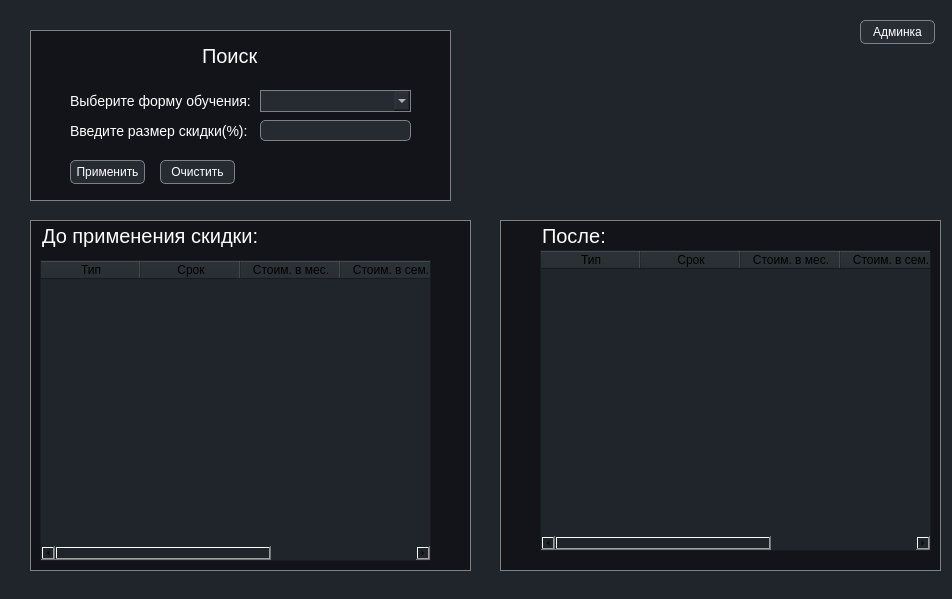
<?xml version="1.0" encoding="UTF-8"?>
<ui version="4.0">
 <class>MainWindow</class>
 <widget class="QMainWindow" name="MainWindow">
  <property name="geometry">
   <rect>
    <x>0</x>
    <y>0</y>
    <width>952</width>
    <height>599</height>
   </rect>
  </property>
  <property name="windowTitle">
   <string>MainWindow</string>
  </property>
  <property name="styleSheet">
   <string notr="true">background-color: rgb(32,37,43);</string>
  </property>
  <widget class="QWidget" name="centralwidget">
   <widget class="QLabel" name="label">
    <property name="geometry">
     <rect>
      <x>30</x>
      <y>30</y>
      <width>421</width>
      <height>171</height>
     </rect>
    </property>
    <property name="styleSheet">
     <string notr="true">background-color: rgba(14,15,20, 0.75);
border: 1px solid gray;</string>
    </property>
    <property name="text">
     <string/>
    </property>
   </widget>
   <widget class="QPushButton" name="pushButton_apply">
    <property name="geometry">
     <rect>
      <x>70</x>
      <y>160</y>
      <width>75</width>
      <height>24</height>
     </rect>
    </property>
    <property name="styleSheet">
     <string notr="true">background-color: rgba(43,48,55, 0.8);
border: 1px solid gray;
border-radius: 5px;
color: white;</string>
    </property>
    <property name="text">
     <string>Применить</string>
    </property>
   </widget>
   <widget class="QLabel" name="label_2">
    <property name="geometry">
     <rect>
      <x>160</x>
      <y>40</y>
      <width>141</width>
      <height>31</height>
     </rect>
    </property>
    <property name="styleSheet">
     <string notr="true">background-color: none;
color: white;
margin: 0 auto;
font-size: 20px;</string>
    </property>
    <property name="text">
     <string>Поиск</string>
    </property>
   </widget>
   <widget class="QLabel" name="label_3">
    <property name="geometry">
     <rect>
      <x>30</x>
      <y>90</y>
      <width>261</width>
      <height>21</height>
     </rect>
    </property>
    <property name="styleSheet">
     <string notr="true">background-color: none;
color: white;
margin: 0 auto;
font-size: 14px;</string>
    </property>
    <property name="text">
     <string>Выберите форму обучения:</string>
    </property>
   </widget>
   <widget class="QLabel" name="label_4">
    <property name="geometry">
     <rect>
      <x>30</x>
      <y>120</y>
      <width>261</width>
      <height>21</height>
     </rect>
    </property>
    <property name="styleSheet">
     <string notr="true">background-color: none;
color: white;
margin: 0 auto;
font-size: 14px;</string>
    </property>
    <property name="text">
     <string>Введите размер скидки(%):</string>
    </property>
   </widget>
   <widget class="QLineEdit" name="lineedit_skidka">
    <property name="geometry">
     <rect>
      <x>260</x>
      <y>120</y>
      <width>151</width>
      <height>21</height>
     </rect>
    </property>
    <property name="styleSheet">
     <string notr="true">background-color: rgba(43,48,55, 0.8);
border: 1px solid gray;
border-radius: 5px;
color: white;</string>
    </property>
   </widget>
   <widget class="QPushButton" name="pushButton_clear">
    <property name="geometry">
     <rect>
      <x>160</x>
      <y>160</y>
      <width>75</width>
      <height>24</height>
     </rect>
    </property>
    <property name="styleSheet">
     <string notr="true">background-color: rgba(43,48,55, 0.8);
border: 1px solid gray;
border-radius: 5px;
color: white;</string>
    </property>
    <property name="text">
     <string>Очистить</string>
    </property>
   </widget>
   <widget class="QLabel" name="label_5">
    <property name="geometry">
     <rect>
      <x>30</x>
      <y>220</y>
      <width>441</width>
      <height>351</height>
     </rect>
    </property>
    <property name="styleSheet">
     <string notr="true">background-color: rgba(14,15,20, 0.75);
border: 1px solid gray;</string>
    </property>
    <property name="text">
     <string/>
    </property>
   </widget>
   <widget class="QLabel" name="label_6">
    <property name="geometry">
     <rect>
      <x>500</x>
      <y>220</y>
      <width>441</width>
      <height>351</height>
     </rect>
    </property>
    <property name="styleSheet">
     <string notr="true">background-color: rgba(14,15,20, 0.75);
border: 1px solid gray;</string>
    </property>
    <property name="text">
     <string/>
    </property>
   </widget>
   <widget class="QLabel" name="label_7">
    <property name="geometry">
     <rect>
      <x>0</x>
      <y>220</y>
      <width>301</width>
      <height>31</height>
     </rect>
    </property>
    <property name="styleSheet">
     <string notr="true">background-color: none;
color: white;
margin: 0 auto;
font-size: 20px;</string>
    </property>
    <property name="text">
     <string>До применения скидки:</string>
    </property>
   </widget>
   <widget class="QLabel" name="label_8">
    <property name="geometry">
     <rect>
      <x>500</x>
      <y>220</y>
      <width>141</width>
      <height>31</height>
     </rect>
    </property>
    <property name="styleSheet">
     <string notr="true">background-color: none;
color: white;
margin: 0 auto;
font-size: 20px;</string>
    </property>
    <property name="text">
     <string>После:</string>
    </property>
   </widget>
   <widget class="QPushButton" name="pushButton_adminpanel">
    <property name="geometry">
     <rect>
      <x>860</x>
      <y>20</y>
      <width>75</width>
      <height>24</height>
     </rect>
    </property>
    <property name="styleSheet">
     <string notr="true">background-color: rgba(43,48,55, 0.8);
border: 1px solid gray;
border-radius: 5px;
color: white;</string>
    </property>
    <property name="text">
     <string>Админка</string>
    </property>
   </widget>
   <widget class="QComboBox" name="comboBox_learntype">
    <property name="geometry">
     <rect>
      <x>260</x>
      <y>90</y>
      <width>151</width>
      <height>22</height>
     </rect>
    </property>
    <property name="styleSheet">
     <string notr="true">background-color: rgba(43,48,55, 0.8);
border: 1px solid gray;
color: white;</string>
    </property>
   </widget>
   <widget class="QTableWidget" name="tableWidget_before">
    <property name="geometry">
     <rect>
      <x>40</x>
      <y>260</y>
      <width>391</width>
      <height>301</height>
     </rect>
    </property>
    <property name="minimumSize">
     <size>
      <width>391</width>
      <height>0</height>
     </size>
    </property>
    <property name="styleSheet">
     <string notr="true"/>
    </property>
    <attribute name="horizontalHeaderCascadingSectionResizes">
     <bool>false</bool>
    </attribute>
    <attribute name="horizontalHeaderMinimumSectionSize">
     <number>32</number>
    </attribute>
    <attribute name="verticalHeaderCascadingSectionResizes">
     <bool>false</bool>
    </attribute>
    <column>
     <property name="text">
      <string>Тип</string>
     </property>
    </column>
    <column>
     <property name="text">
      <string>Срок</string>
     </property>
    </column>
    <column>
     <property name="text">
      <string>Стоим. в мес.</string>
     </property>
    </column>
    <column>
     <property name="text">
      <string>Стоим. в сем.</string>
     </property>
    </column>
    <column>
     <property name="text">
      <string>Стоим. в год.</string>
     </property>
    </column>
   </widget>
   <widget class="QTableWidget" name="tableWidget_after">
    <property name="geometry">
     <rect>
      <x>540</x>
      <y>250</y>
      <width>391</width>
      <height>301</height>
     </rect>
    </property>
    <property name="minimumSize">
     <size>
      <width>391</width>
      <height>0</height>
     </size>
    </property>
    <property name="styleSheet">
     <string notr="true"/>
    </property>
    <attribute name="horizontalHeaderCascadingSectionResizes">
     <bool>false</bool>
    </attribute>
    <attribute name="horizontalHeaderMinimumSectionSize">
     <number>32</number>
    </attribute>
    <attribute name="verticalHeaderCascadingSectionResizes">
     <bool>false</bool>
    </attribute>
    <column>
     <property name="text">
      <string>Тип</string>
     </property>
    </column>
    <column>
     <property name="text">
      <string>Срок</string>
     </property>
    </column>
    <column>
     <property name="text">
      <string>Стоим. в мес.</string>
     </property>
    </column>
    <column>
     <property name="text">
      <string>Стоим. в сем.</string>
     </property>
    </column>
    <column>
     <property name="text">
      <string>Стоим. в год.</string>
     </property>
    </column>
   </widget>
  </widget>
 </widget>
 <resources/>
 <connections/>
</ui>
